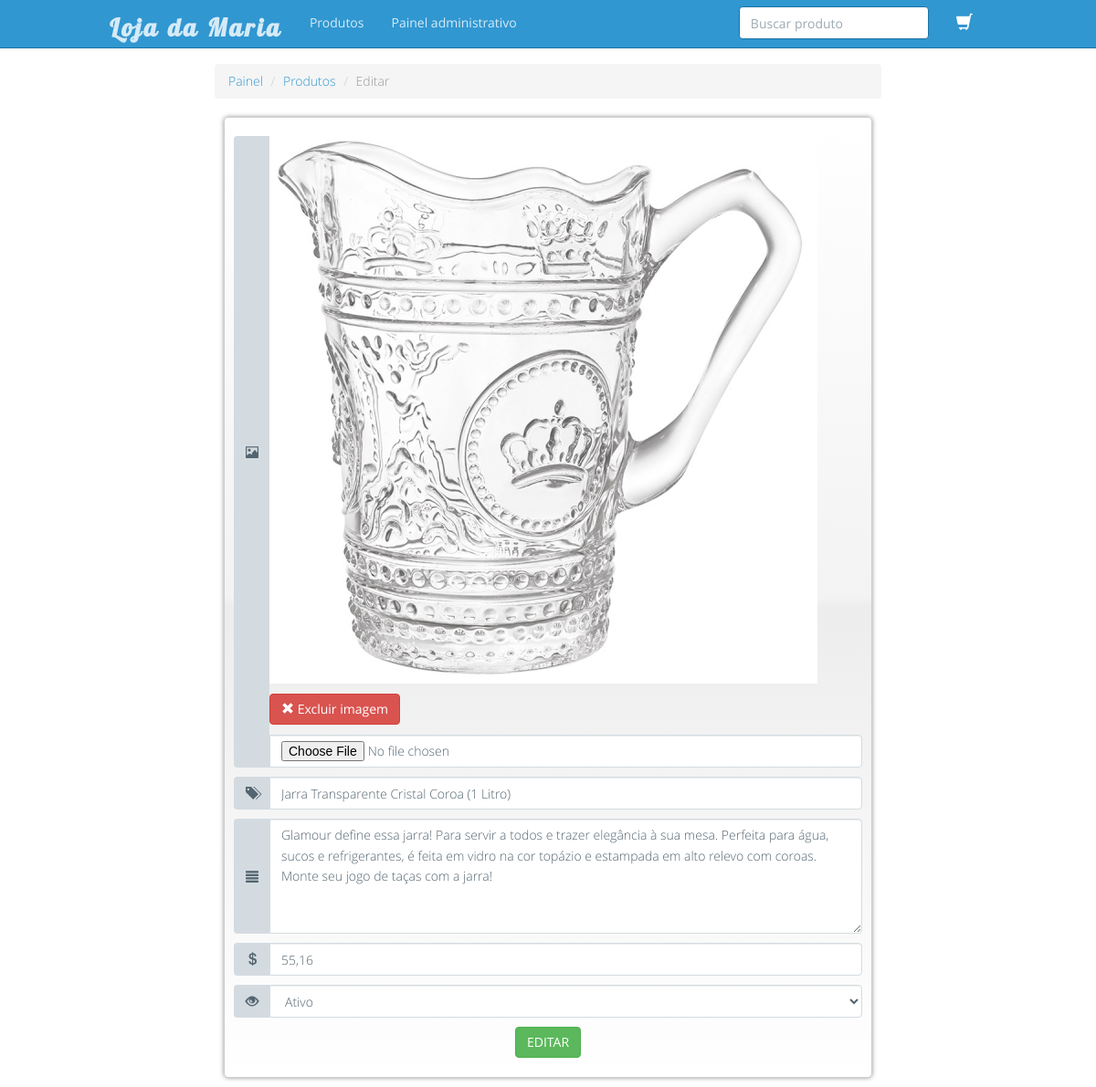
Page /produto_editar_form/1 on the committed database.
### tables this page shows
CREATE TABLE `ldm_produtos` (
  `id` int(10) UNSIGNED NOT NULL,
  `imagem_capa` varchar(50) DEFAULT NULL,
  `titulo` varchar(255) NOT NULL,
  `slug` varchar(255) NOT NULL,
  `descricao` mediumtext NOT NULL,
  `valor` decimal(5,2) NOT NULL,
  `situacao` varchar(10) NOT NULL,
  `data_cad` datetime NOT NULL
);

### application/controllers/App_painel_produtos.php (called while the page is built, shortened)
<?php
class App_painel_produtos extends CI_Controller
{
    public  function __construct()
    {
        $this->load->model('app_painel_produtos_model', 'produtos_model');
        $this->load->helper('app_ldm_utils');
    }
    public function produto_editar_form($registro)
    {
        $dados['produto'] = $this->produtos_model->detalhes_produto($registro);
        $dados['pagina_interna'] = 'painel_produto_editar';
        $this->load->view('index', $dados);
    }
}

### index.php (called while the page is built, shortened)
<?php
require_once BASEPATH.'core/CodeIgniter.php';

### application/models/App_painel_produtos_model.php (called while the page is built, shortened)
<?php
class App_painel_produtos_model extends CI_Model
{
    public function detalhes_produto($registro, $slug=NULL)
    {
        if($slug != NULL)
        {
            $this->db->where('slug', $slug);
            $produto = $this->db->get($this->db->dbprefix . config_item('app-tabela-produtos'))->result();
        }
        else
        {
            $this->db->where('id', $registro);
            $produto = $this->db->get($this->db->dbprefix . config_item('app-tabela-produtos'))->result();
        }
        if(count($produto) > 0)
        {
            foreach ($produto as $item)
            {
                $this->id = $item->id;
                $this->imagem_capa = $item->imagem_capa;
                $this->titulo = $item->titulo;
                $this->descricao = $item->descricao;
                $this->valor = $item->valor;
                $this->situacao = $item->situacao;
            }
            return $this;
        }
        else {
            return FALSE;
        }
    }
}

### application/views/painel_produto_editar.php (the view, shortened to what this page needs)
<div class="col-xs-12 col-sm-2 col-md-2"></div>
<div class="col-xs-12 col-sm-8 col-md-8">
    <ul class="breadcrumb">
        <li><a href="<?php print(site_url("painel")); ?>">Painel</a></li>
        <li><a href="<?php print(site_url("produtos_listar")); ?>">Produtos</a></li>
        <li class="active">Editar</li>
    </ul>
    <?php
    if($produto)
    {
    $campo_hidden = array('id' => $produto->id);
    print(form_open_multipart(site_url('produto_editar_db'), array('class' => 'form-login'), $campo_hidden));
    ?>
    <div class="input-group">
        <span class="input-group-addon" id="basic-addon0"><span class="glyphicon glyphicon-picture"></span></span>
        <?php
        if($produto->imagem_capa != "")
        {
            printf('<p><img src="%s" class="img-responsive"></p><p><a  class="btn btn-danger" href="%s" onclick="return confirmar_excluir();"><span class="glyphicon glyphicon-remove"></span> Excluir imagem</a></p>', base_url(config_item('app-img-diretorio') . '/' . $produto->imagem_capa), site_url("produto_excluir_imagem/" . $produto->id));
        }
        ?>
        <input type="file" name="userfile" placeholder="Imagem de capa" class="form-control" aria-describedby="basic-addon0">
    </div>
    <div class="input-group">
        <span class="input-group-addon" id="basic-addon1"><span class="glyphicon glyphicon-tags"></span></span>
        <input type="text" name="titulo" class="form-control" placeholder="Nome" aria-describedby="basic-addon1" value="<?php printf('%s', $produto->titulo); ?>" required>
    </div>
    <div class="input-group">
        <span class="input-group-addon" id="basic-addon2"><span class="glyphicon glyphicon-align-justify"></span></span>
        <textarea rows="5" cols="50" class="form-control" name="descricao" aria-describedby="basic-addon2" required><?php printf('%s', $produto->descricao); ?></textarea>
    </div>
    <div class="input-group">
        <span class="input-group-addon" id="basic-addon3"><span class="glyphicon glyphicon-usd"></span></span>
        <input type="text" name="valor" class="form-control" placeholder="Valor" aria-describedby="basic-addon3" value="<?php printf('%s', number_format($produto->valor, 2, ',', '.')); ?>" required>
    </div>
    <div class="input-group">
        <span class="input-group-addon" id="basic-addon5"><span class="glyphicon glyphicon-eye-open"></span></span>
        <select name="situacao" class="form-control" aria-describedby="basic-addon5" required>
          <option value="<?php print(config_item('app-situacao-ativo')); ?>" <?php printf('%s', ($produto->situacao == config_item('app-situacao-ativo')) ? 'selected' : NULL); ?>><?php print(config_item('app-situacao-ativo')); ?></option>
          <?php printf('%s', ($produto->situacao == config_item('app-situacao-bloqueado')) ? 'selected' : NULL); ?>
         </select>
    </div>
    <p class="text-center"><button type="submit" class="btn btn-success">EDITAR</button></p>
    </form>
    <?php
    }
    else
    {
        print('<p class="alert alert-warning text-center"><span class="glyphicon glyphicon-info-sign"></span><br>Registro não encontrado!</p>');
    }
    ?>
</div>
<div class="col-xs-12 col-sm-2 col-md-2"></div>

### assets/application.css (style rules this page uses)
.input-group { margin: 10px 0; }
.form-login { border-radius: 5px; border: 1px solid #ccc;margin: 10px;padding:10px;-webkit-box-shadow:0px 0px 5px 0px rgba(50, 50, 50, 0.50);-moz-box-shadow:0px 0px 5px 0px rgba(50, 50, 50, 0.50);box-shadow:0px 0px 5px 0px rgba(50, 50, 50, 0.50);background: #ffffff;background: -moz-linear-gradient(top, #ffffff 0%, #f3f3f3 50%, #ededed 51%, #ffffff 100%); background: -webkit-gradient(linear, left top, left bottom, color-stop(0%,#ffffff), color-stop(50%,#f3f3f3), color-stop(51%,#ededed), color-stop(100%,#ffffff)); background: -webkit-linear-gradient(top, #ffffff 0%,#f3f3f3 50%,#ededed 51%,#ffffff 100%);background: -o-linear-gradient(top, #ffffff 0%,#f3f3f3 50%,#ededed 51%,#ffffff 100%);background: -ms-linear-gradient(top, #ffffff 0%,#f3f3f3 50%,#ededed 51%,#ffffff 100%);background: linear-gradient(to bottom, #ffffff 0%,#f3f3f3 50%,#ededed 51%,#ffffff 100%);filter: progid:DXImageTransform.Microsoft.gradient( startColorstr='#ffffff', endColorstr='#ffffff',GradientType=0 ); }
.form-login .input-group { margin: 10px 0 !important; }

### application/views/index.php (style rules this page uses)
body { width: 1px; min-width: 100%; *width: 100%; }

### rows in the picture
ldm_produtos: imagem_capa (picture), titulo "Jarra Transparente Cristal Coroa (1 Litro)", descricao "Glamour define essa jarra! Para servir a todos e trazer elegância à sua mesa. Perfeita para água, sucos e refrigerantes, é feita em vidro na cor topázio e estampada em alto relevo com coroas. Monte seu jogo de taças com a jarra!", valor "55,16"

### other values in the picture
form field situacao "Ativo"
